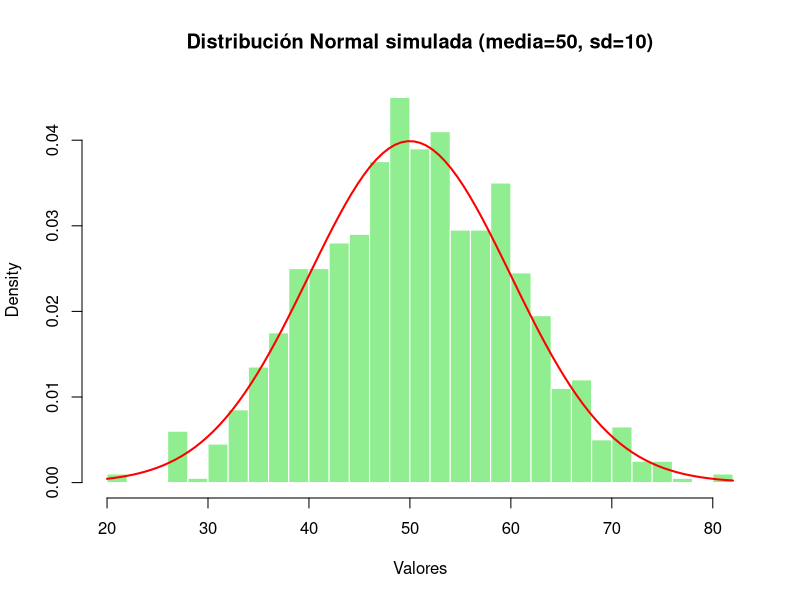

R code for this plot:
# Limpia el entorno
rm(list = ls())

# Simulación de una variable aleatoria continua: Distribución Normal
set.seed(456)  # Semilla para reproducibilidad
muestras <- rnorm(n = 1000, mean = 50, sd = 10)

# Mostrar las primeras 20 simulaciones
head(muestras, 20)

# Estadísticos descriptivos
media <- mean(muestras)
desv <- sd(muestras)
cat("Media simulada:", media, "\n")
cat("Desviación estándar simulada:", desv, "\n")

# Histograma con curva de densidad
hist(muestras,
     breaks = 30,
     probability = TRUE,
     main = "Distribución Normal simulada (media=50, sd=10)",
     xlab = "Valores",
     col = "lightgreen",
     border = "white")

# Añadir curva de densidad teórica
curve(dnorm(x, mean = 50, sd = 10),
      col = "red",
      lwd = 2,
      add = TRUE)